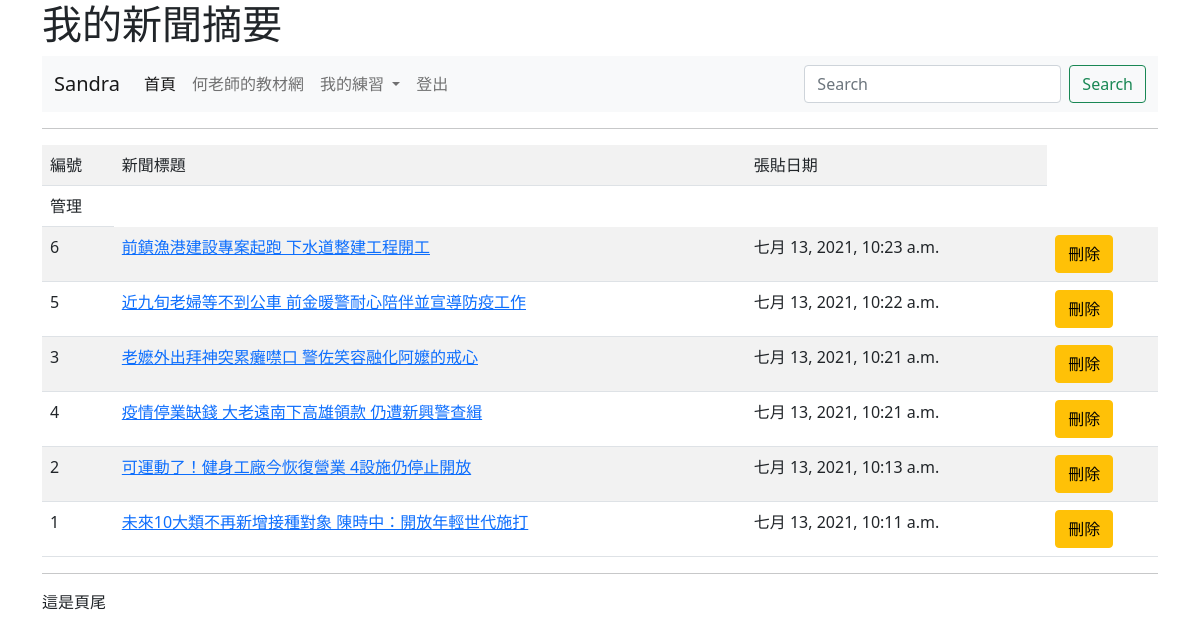
Page /news/ (signed in) on the committed database.
### mysite/models.py (models this page shows, shortened)
class Post(models.Model):
	title = models.CharField(max_length=200)
	content = models.TextField()
	pub_date = models.DateTimeField(default=timezone.now)
	class Meta:
		ordering = ('-pub_date',)

### mysite/views.py (the view)
# urls.py: path('news/', views.news),
def news(request):
	posts = Post.objects.all() #函式.物件
	return render(request, "news.html", locals())

### templates/news.html (shortened to what this page needs)
{% extends "base.html" %}
{% block main %}
	<hr>
	<table class="table table-striped">
			<tr><td>編號</td><td>新聞標題</td><td>張貼日期</td></tr>
			{% if request.user.is_superuser %}
			<td>管理</td>
			{% endif %}
	{% for post in posts %}
    	<tr>
    		<td>{{ post.id }}</td>
    		<td>
    			{% if request.user.is_authenticated %}
    				<a href="/show/{{ post.id }}/">{{ post.title }}</a>
    			{% else %}
    				{{ post.title }}
    			{% endif %}
    		</td>
    		<td>{{ post.pub_date }}</td>
    		{% if request.user.is_superuser %}
    		<td><a class='btn btn-warning' href="/delete/{{post.id}}">刪除</a></td>
    		{% endif %}</tr>
	{% endfor %}
	</table>
{% endblock %}

### templates/menu.html (shortened to what this page needs)
<nav class="navbar navbar-expand-lg navbar-light bg-light">
  <div class="container-fluid">
    <a class="navbar-brand" href="#">
      {% if request.user.is_authenticated %}
        {{ request.user.first_name }}
      {% else %}
        未登入的訪客
      {% endif %}
    </a>
    <div class="collapse navbar-collapse" id="navbarSupportedContent">
      <ul class="navbar-nav me-auto mb-2 mb-lg-0">
        <li class="nav-item">
          <a class="nav-link active" aria-current="page" href="/">首頁</a>
        </li>
        <li class="nav-item">
          <a class="nav-link" href="https://104.es">何老師的教材網</a>
        </li>
        <li class="nav-item dropdown">
          <a class="nav-link dropdown-toggle" href="#" id="navbarDropdown" role="button" data-bs-toggle="dropdown" aria-expanded="false">
            我的練習
          </a>
        </li>
        {% if request.user.is_authenticated %}
        <li class="nav-item">
          <a class="nav-link" href="/admin/logout/" tabindex="-1">登出</a>
        </li>
        {% else %}
        <li class="nav-item">
          <a class="nav-link" href="/admin/login/?next=/" tabindex="-1">登入</a>
        </li>
        {% endif %}
      </ul>
      <form class="d-flex">
        <input class="form-control me-2" type="search" placeholder="Search" aria-label="搜尋">
        <button class="btn btn-outline-success" type="submit">Search</button>
      </form>
    </div>
  </div>
</nav>

### rows in the picture
Post: id "6", title "前鎮漁港建設專案起跑 下水道整建工程開工", pub_date "七月 13, 2021, 10:23 a.m."
Post: id "5", title "近九旬老婦等不到公車 前金暖警耐心陪伴並宣導防疫工作", pub_date "七月 13, 2021, 10:22 a.m."
Post: id "3", title "老嬷外出拜神突累癱噤口 警佐笑容融化阿嬤的戒心", pub_date "七月 13, 2021, 10:21 a.m."
Post: id "4", title "疫情停業缺錢 大老遠南下高雄領款 仍遭新興警查緝", pub_date "七月 13, 2021, 10:21 a.m."
Post: id "2", title "可運動了！健身工廠今恢復營業 4設施仍停止開放", pub_date "七月 13, 2021, 10:13 a.m."
Post: id "1", title "未來10大類不再新增接種對象 陳時中：開放年輕世代施打", pub_date "七月 13, 2021, 10:11 a.m."

### other values in the picture
{{ request.user.first_name }} "Sandra"
